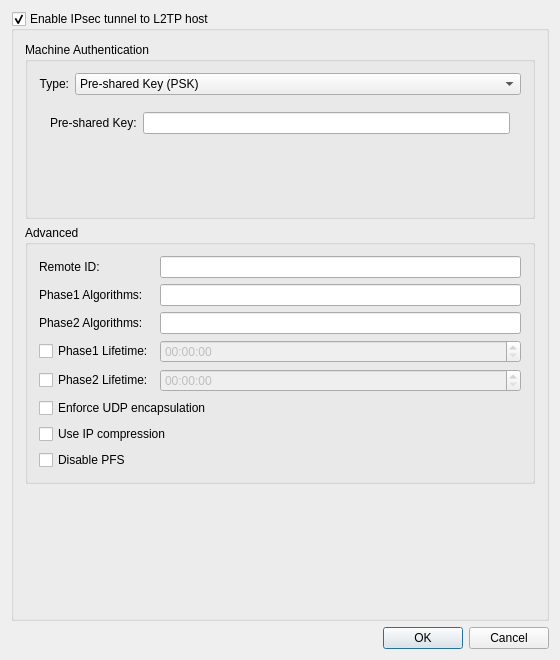
<?xml version="1.0" encoding="UTF-8"?>
<ui version="4.0">
 <class>L2tpIpsecWidget</class>
 <widget class="QWidget" name="L2tpIpsecWidget">
  <property name="geometry">
   <rect>
    <x>0</x>
    <y>0</y>
    <width>538</width>
    <height>660</height>
   </rect>
  </property>
  <layout class="QVBoxLayout" name="verticalLayout">
   <item>
    <widget class="QGroupBox" name="gbEnableTunnelToHost">
     <property name="enabled">
      <bool>true</bool>
     </property>
     <property name="title">
      <string>Enable IPsec tunnel to L2TP host</string>
     </property>
     <property name="checkable">
      <bool>true</bool>
     </property>
     <property name="checked">
      <bool>true</bool>
     </property>
     <layout class="QVBoxLayout" name="verticalLayout_2">
      <item>
       <widget class="QGroupBox" name="gbAuthentication">
        <property name="sizePolicy">
         <sizepolicy hsizetype="Preferred" vsizetype="Fixed">
          <horstretch>0</horstretch>
          <verstretch>0</verstretch>
         </sizepolicy>
        </property>
        <property name="title">
         <string>Machine Authentication</string>
        </property>
        <layout class="QVBoxLayout" name="verticalLayout_3">
         <item>
          <layout class="QFormLayout" name="formLayout">
           <item row="0" column="0">
            <widget class="QLabel" name="labelAuthType">
             <property name="text">
              <string>Type:</string>
             </property>
             <property name="alignment">
              <set>Qt::AlignRight|Qt::AlignTrailing|Qt::AlignVCenter</set>
             </property>
             <property name="wordWrap">
              <bool>false</bool>
             </property>
             <property name="buddy">
              <cstring>cmbAuthType</cstring>
             </property>
            </widget>
           </item>
           <item row="0" column="1">
            <widget class="QComboBox" name="cmbAuthType">
             <property name="sizePolicy">
              <sizepolicy hsizetype="MinimumExpanding" vsizetype="Fixed">
               <horstretch>0</horstretch>
               <verstretch>0</verstretch>
              </sizepolicy>
             </property>
             <property name="toolTip">
              <string>Select an authentication mode.</string>
             </property>
             <item>
              <property name="text">
               <string>Pre-shared Key (PSK)</string>
              </property>
             </item>
             <item>
              <property name="text">
               <string>Certificates (TLS)</string>
              </property>
             </item>
            </widget>
           </item>
          </layout>
         </item>
         <item>
          <widget class="QStackedWidget" name="stackedWidget">
           <widget class="QWidget" name="page">
            <layout class="QFormLayout" name="formLayout_5">
             <item row="0" column="0">
              <widget class="QLabel" name="label">
               <property name="text">
                <string>Pre-shared Key:</string>
               </property>
               <property name="buddy">
                <cstring>presharedKey</cstring>
               </property>
              </widget>
             </item>
             <item row="0" column="1">
              <layout class="QHBoxLayout" name="horizontalLayout_3">
               <item>
                <widget class="PasswordField" name="presharedKey">
                 <property name="toolTip">
                  <string>&lt;html&gt;&lt;head/&gt;&lt;body&gt;&lt;p&gt;Pre-shared key (PSK) secret.&lt;/p&gt;&lt;/body&gt;&lt;/html&gt;</string>
                 </property>
                 <property name="passwordModeEnabled" stdset="0">
                  <bool>true</bool>
                 </property>
                </widget>
               </item>
              </layout>
             </item>
            </layout>
           </widget>
           <widget class="QWidget" name="page_1">
            <layout class="QFormLayout" name="formLayout_2">
             <item row="0" column="1">
              <widget class="KUrlRequester" name="machineCA">
               <property name="toolTip">
                <string>&lt;html&gt;&lt;head/&gt;&lt;body&gt;&lt;p&gt;Certificate authority (CA) file in .pem, .der, .crt, .cer or .p12 formats.&lt;/p&gt;&lt;/body&gt;&lt;/html&gt;</string>
               </property>
               <property name="filter">
                <string>*.pem *.der *.crt *.cer *.p12</string>
               </property>
              </widget>
             </item>
             <item row="1" column="0">
              <widget class="QLabel" name="label_3">
               <property name="text">
                <string>Machine Certificate:</string>
               </property>
               <property name="wordWrap">
                <bool>false</bool>
               </property>
               <property name="buddy">
                <cstring>machineCert</cstring>
               </property>
              </widget>
             </item>
             <item row="1" column="1">
              <widget class="KUrlRequester" name="machineCert">
               <property name="toolTip">
                <string>&lt;html&gt;&lt;head/&gt;&lt;body&gt;&lt;p&gt;Certificate in .pem, .der or .p12 formats.&lt;/p&gt;&lt;/body&gt;&lt;/html&gt;</string>
               </property>
               <property name="filter">
                <string>*.pem *.der *.crt *.cer *.p12</string>
               </property>
              </widget>
             </item>
             <item row="2" column="0">
              <widget class="QLabel" name="label_4">
               <property name="text">
                <string>Private Key:</string>
               </property>
               <property name="wordWrap">
                <bool>false</bool>
               </property>
               <property name="buddy">
                <cstring>machineKey</cstring>
               </property>
              </widget>
             </item>
             <item row="2" column="1">
              <widget class="KUrlRequester" name="machineKey">
               <property name="toolTip">
                <string>&lt;html&gt;&lt;head/&gt;&lt;body&gt;&lt;p&gt;Private key in .pem, .der, .key, .pk8 or .p12 formats.&lt;/p&gt;&lt;/body&gt;&lt;/html&gt;</string>
               </property>
               <property name="filter">
                <string>*.pem *der *.key *.pk8 *.p12</string>
               </property>
              </widget>
             </item>
             <item row="3" column="0">
              <widget class="QLabel" name="label_5">
               <property name="text">
                <string>Private Key Password:</string>
               </property>
               <property name="buddy">
                <cstring>machineKeyPassword</cstring>
               </property>
              </widget>
             </item>
             <item row="3" column="1">
              <layout class="QHBoxLayout" name="horizontalLayout_2">
               <item>
                <widget class="PasswordField" name="machineKeyPassword">
                 <property name="toolTip">
                  <string>&lt;html&gt;&lt;head/&gt;&lt;body&gt;&lt;p&gt;Password for private key or PKCS#12 certificate.&lt;/p&gt;&lt;/body&gt;&lt;/html&gt;</string>
                 </property>
                 <property name="passwordModeEnabled" stdset="0">
                  <bool>true</bool>
                 </property>
                </widget>
               </item>
              </layout>
             </item>
             <item row="0" column="0">
              <widget class="QLabel" name="label_2">
               <property name="text">
                <string>CA Certificate:</string>
               </property>
               <property name="wordWrap">
                <bool>false</bool>
               </property>
               <property name="buddy">
                <cstring>machineCA</cstring>
               </property>
              </widget>
             </item>
            </layout>
           </widget>
          </widget>
         </item>
        </layout>
       </widget>
      </item>
      <item>
       <widget class="QGroupBox" name="gbAdvanced">
        <property name="title">
         <string>Advanced</string>
        </property>
        <layout class="QGridLayout" name="gridLayout">
         <item row="1" column="0">
          <widget class="QLabel" name="label_7">
           <property name="text">
            <string>Phase1 Algorithms:</string>
           </property>
           <property name="buddy">
            <cstring>ike</cstring>
           </property>
          </widget>
         </item>
         <item row="2" column="0">
          <widget class="QLabel" name="label_8">
           <property name="text">
            <string>Phase2 Algorithms:</string>
           </property>
           <property name="buddy">
            <cstring>esp</cstring>
           </property>
          </widget>
         </item>
         <item row="2" column="1">
          <widget class="QLineEdit" name="esp">
           <property name="toolTip">
            <string>&lt;html&gt;&lt;head/&gt;&lt;body&gt;&lt;p&gt;Optional. A list of proposals for ESP - Quick Mode. The format is “enc-integ,enc-integ, …”.&lt;/p&gt;&lt;/body&gt;&lt;/html&gt;</string>
           </property>
          </widget>
         </item>
         <item row="3" column="1">
          <widget class="QTimeEdit" name="ikelifetime">
           <property name="enabled">
            <bool>false</bool>
           </property>
           <property name="toolTip">
            <string>&lt;html&gt;&lt;head/&gt;&lt;body&gt;&lt;p&gt;How long the keying channel of a connection should last before being renegotiated.&lt;/p&gt;&lt;/body&gt;&lt;/html&gt;</string>
           </property>
           <property name="displayFormat">
            <string>hh:mm:ss</string>
           </property>
          </widget>
         </item>
         <item row="3" column="0">
          <widget class="QCheckBox" name="cbIkelifetime">
           <property name="text">
            <string>Phase1 Lifetime:</string>
           </property>
          </widget>
         </item>
         <item row="1" column="1">
          <widget class="QLineEdit" name="ike">
           <property name="toolTip">
            <string>&lt;html&gt;&lt;head/&gt;&lt;body&gt;&lt;p&gt;Optional. A list of proposals for IKE - Main Mode. The format is “enc-integ-group,enc-integ-group, …”.&lt;/p&gt;&lt;/body&gt;&lt;/html&gt;</string>
           </property>
          </widget>
         </item>
         <item row="4" column="0">
          <widget class="QCheckBox" name="cbSalifetime">
           <property name="text">
            <string>Phase2 Lifetime:</string>
           </property>
          </widget>
         </item>
         <item row="4" column="1">
          <widget class="QTimeEdit" name="salifetime">
           <property name="enabled">
            <bool>false</bool>
           </property>
           <property name="toolTip">
            <string>&lt;html&gt;&lt;head/&gt;&lt;body&gt;&lt;p&gt;How long a particular instance of a connection (a set of encryption/authentication keys for user packets) should last, from successful negotiation to expiry.&lt;/p&gt;&lt;/body&gt;&lt;/html&gt;</string>
           </property>
           <property name="displayFormat">
            <string>hh:mm:ss</string>
           </property>
          </widget>
         </item>
         <item row="0" column="1">
          <widget class="QLineEdit" name="remoteId">
           <property name="toolTip">
            <string>&lt;html&gt;&lt;head/&gt;&lt;body&gt;&lt;p&gt;Optional. How the IPsec server should be identified for authentication. Sometimes referred to as Peer ID or Gateway ID, also referred to as rightid by strongSwan, Libreswan, Openswan and FreeS/WAN. See strongSwan or Libreswan documentation for leftid/rightid syntax and identity parsing.&lt;/p&gt;&lt;/body&gt;&lt;/html&gt;</string>
           </property>
          </widget>
         </item>
         <item row="6" column="0" colspan="2">
          <widget class="QCheckBox" name="cbIPComp">
           <property name="toolTip">
            <string>&lt;html&gt;&lt;head/&gt;&lt;body&gt;&lt;p&gt;IPComp compresses raw IP packets before they get encrypted. This saves some bandwidth, but uses more processing power.&lt;/p&gt;&lt;/body&gt;&lt;/html&gt;</string>
           </property>
           <property name="text">
            <string>Use IP compression</string>
           </property>
          </widget>
         </item>
         <item row="7" column="0" colspan="2">
          <widget class="QCheckBox" name="cbPFS">
           <property name="toolTip">
            <string>&lt;html&gt;&lt;head/&gt;&lt;body&gt;&lt;p&gt;Disable perfect forward secrecy. Enable this option only if the server doesn’t support PFS.&lt;/p&gt;&lt;/body&gt;&lt;/html&gt;</string>
           </property>
           <property name="text">
            <string>Disable PFS</string>
           </property>
          </widget>
         </item>
         <item row="5" column="0" colspan="2">
          <widget class="QCheckBox" name="cbForceEncaps">
           <property name="toolTip">
            <string>&lt;html&gt;&lt;head/&gt;&lt;body&gt;&lt;p&gt;Some firewalls block ESP traffic. Enforcing UDP encapsulation even if no NAT situation is detected might help in such cases.&lt;/p&gt;&lt;/body&gt;&lt;/html&gt;</string>
           </property>
           <property name="text">
            <string>Enforce UDP encapsulation</string>
           </property>
           <property name="checked">
            <bool>false</bool>
           </property>
          </widget>
         </item>
         <item row="0" column="0">
          <widget class="QLabel" name="label_6">
           <property name="text">
            <string>Remote ID:</string>
           </property>
           <property name="buddy">
            <cstring>remoteId</cstring>
           </property>
          </widget>
         </item>
        </layout>
       </widget>
      </item>
      <item>
       <spacer name="verticalSpacer">
        <property name="orientation">
         <enum>Qt::Vertical</enum>
        </property>
        <property name="sizeHint" stdset="0">
         <size>
          <width>510</width>
          <height>0</height>
         </size>
        </property>
       </spacer>
      </item>
     </layout>
    </widget>
   </item>
   <item>
    <widget class="QDialogButtonBox" name="buttonBox">
     <property name="standardButtons">
      <set>QDialogButtonBox::Cancel|QDialogButtonBox::Ok</set>
     </property>
    </widget>
   </item>
  </layout>
  <zorder>buttonBox</zorder>
  <zorder>gbEnableTunnelToHost</zorder>
 </widget>
 <layoutdefault spacing="6" margin="11"/>
 <customwidgets>
  <customwidget>
   <class>KUrlRequester</class>
   <extends>QWidget</extends>
   <header>kurlrequester.h</header>
  </customwidget>
  <customwidget>
   <class>PasswordField</class>
   <extends>QLineEdit</extends>
   <header>passwordfield.h</header>
  </customwidget>
 </customwidgets>
 <tabstops>
  <tabstop>cmbAuthType</tabstop>
  <tabstop>presharedKey</tabstop>
  <tabstop>machineCA</tabstop>
  <tabstop>machineCert</tabstop>
  <tabstop>machineKey</tabstop>
  <tabstop>machineKeyPassword</tabstop>
 </tabstops>
 <resources/>
 <connections>
  <connection>
   <sender>cmbAuthType</sender>
   <signal>currentIndexChanged(int)</signal>
   <receiver>stackedWidget</receiver>
   <slot>setCurrentIndex(int)</slot>
   <hints>
    <hint type="sourcelabel">
     <x>345</x>
     <y>76</y>
    </hint>
    <hint type="destinationlabel">
     <x>488</x>
     <y>234</y>
    </hint>
   </hints>
  </connection>
  <connection>
   <sender>buttonBox</sender>
   <signal>accepted()</signal>
   <receiver>L2tpIpsecWidget</receiver>
   <slot>accept()</slot>
   <hints>
    <hint type="sourcelabel">
     <x>190</x>
     <y>119</y>
    </hint>
    <hint type="destinationlabel">
     <x>190</x>
     <y>68</y>
    </hint>
   </hints>
  </connection>
  <connection>
   <sender>buttonBox</sender>
   <signal>rejected()</signal>
   <receiver>L2tpIpsecWidget</receiver>
   <slot>reject()</slot>
   <hints>
    <hint type="sourcelabel">
     <x>190</x>
     <y>119</y>
    </hint>
    <hint type="destinationlabel">
     <x>190</x>
     <y>68</y>
    </hint>
   </hints>
  </connection>
  <connection>
   <sender>cbIkelifetime</sender>
   <signal>toggled(bool)</signal>
   <receiver>ikelifetime</receiver>
   <slot>setEnabled(bool)</slot>
   <hints>
    <hint type="sourcelabel">
     <x>86</x>
     <y>393</y>
    </hint>
    <hint type="destinationlabel">
     <x>314</x>
     <y>393</y>
    </hint>
   </hints>
  </connection>
  <connection>
   <sender>cbSalifetime</sender>
   <signal>toggled(bool)</signal>
   <receiver>salifetime</receiver>
   <slot>setEnabled(bool)</slot>
   <hints>
    <hint type="sourcelabel">
     <x>86</x>
     <y>418</y>
    </hint>
    <hint type="destinationlabel">
     <x>314</x>
     <y>418</y>
    </hint>
   </hints>
  </connection>
 </connections>
</ui>
